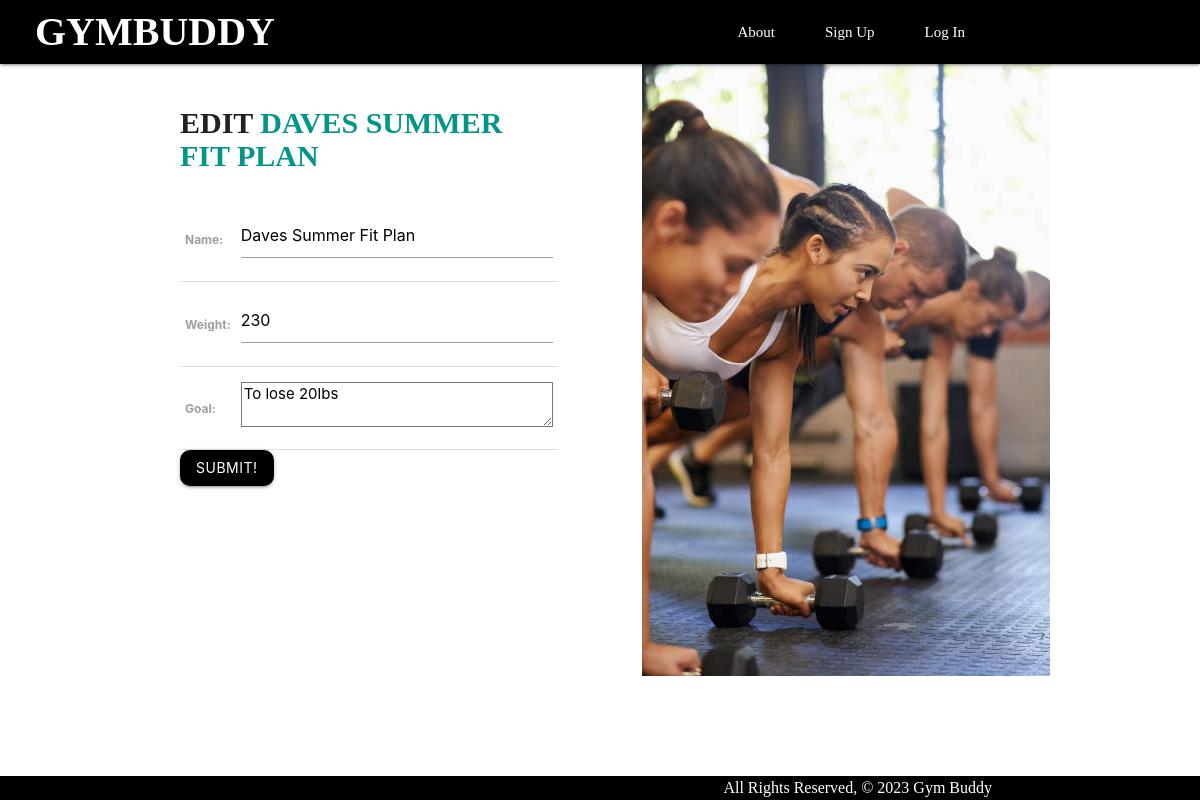
The page /plans/1/update/ on the database as committed earlier.
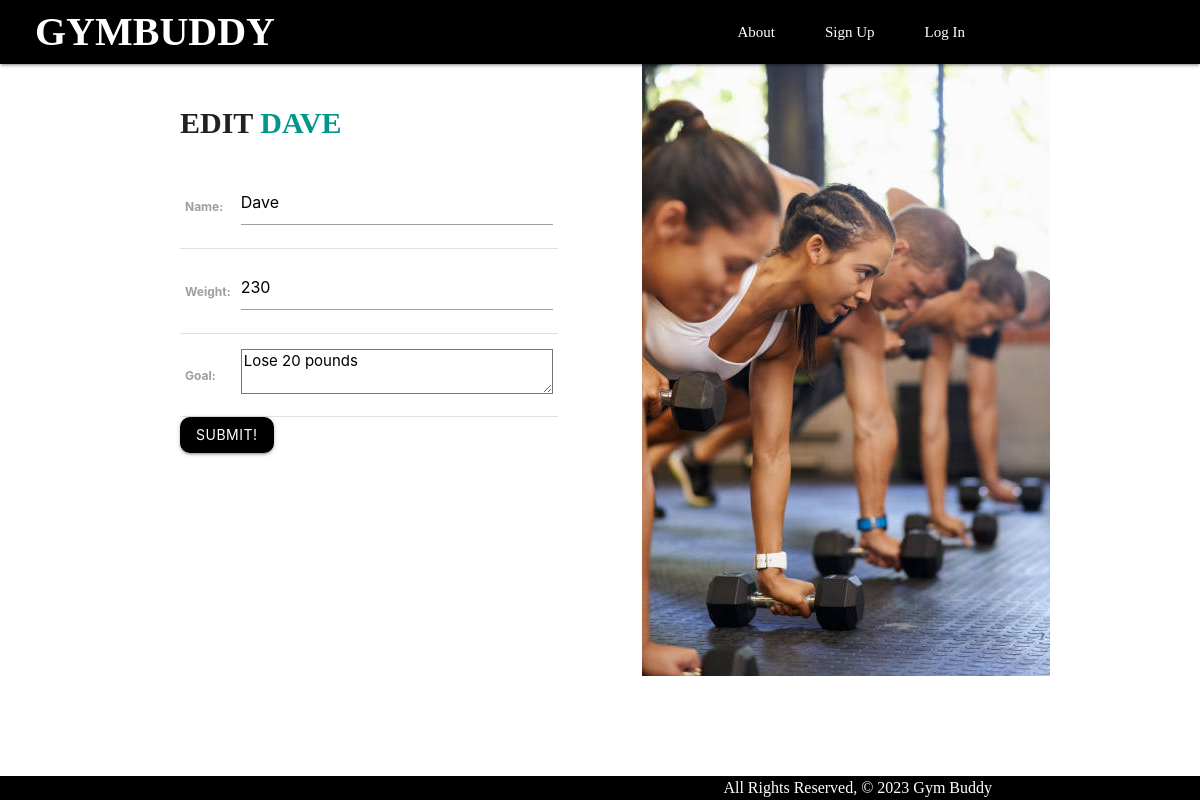
The same page on the database as committed later.
### main_app/models.py (models this page shows, shortened)
class Plan(models.Model):
    name = models.CharField(max_length=100)
    weight = models.IntegerField()
    goal = models.TextField(max_length=250)
    user = models.ForeignKey(User, on_delete=models.CASCADE)
    exercises = models.ManyToManyField(Exercise)
    meals = models.ManyToManyField(Meal)

### main_app/views.py (the view)
# urls.py: path('plans/<int:pk>/update/', views.PlanUpdate.as_view(), name='plans_update'),
class PlanUpdate(UpdateView):
  model = Plan
  fields = ['name', 'weight', 'goal']

### main_app/templates/main_app/plan_form.html (shortened to what this page needs)
{% extends 'base.html' %} {% block content %}
<div class="log-container">
  {% if object %}
  <h1>Edit <span class="teal-text">{{object.name}}</span></h1>
  {% else %}
  <h1>Add Health Plan</h1>
  {% endif %}
  <form action="" method="POST">
    <table>
      {{ form.as_table }}
    </table>
    <input type="submit" value="Submit!" class="btn" />
  </form>
</div>
<div class="loginout-img">
  <img src="../../static/img/healthplanadd.jpeg" alt="">
</div>
{% endblock %}

Rows that differ between the two databases and show on the page:
changed Plan: name "DAVES SUMMER FIT PLAN" → "DAVE"; name "Daves Summer Fit Plan" → "Dave"; goal "To lose 20lbs" → "Lose 20 pounds"
